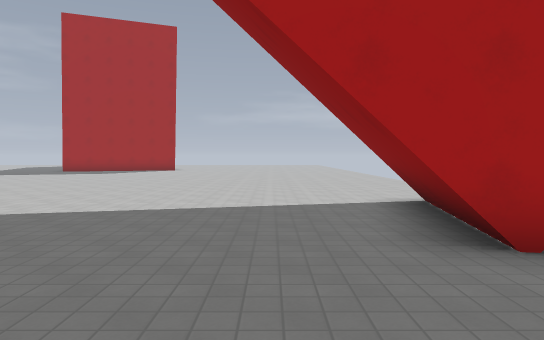
[1] (above)

24 first-person views from a walk through a level from a Godot 3-D game. The camera is 1.5 m above the floor, tilts 2° down and sees 70° across. The floor is counted in squares, 1.8 m on a side. Each view is taken from the middle of a square. On the plan, view 1 faces up. The plan holds only what a view shows up to about 12 squares ahead; the rest is blank. The place goes on beyond the plan. Surface patterns are stand-ins for the level's own textures.

[2]
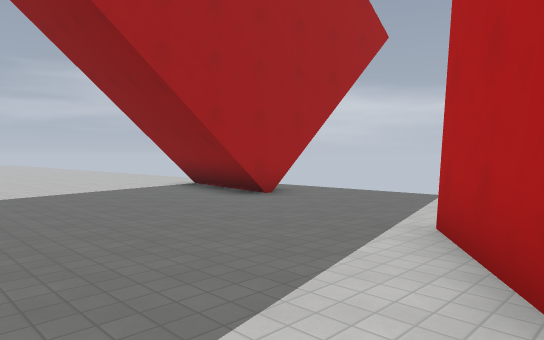

[3]
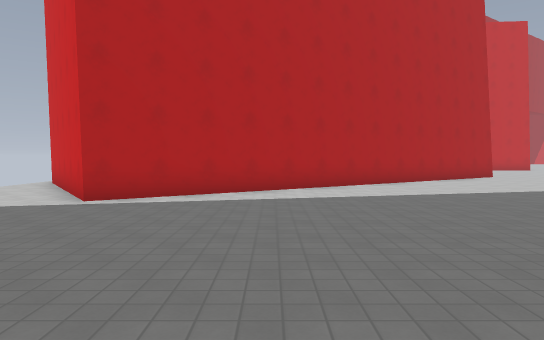

[4]
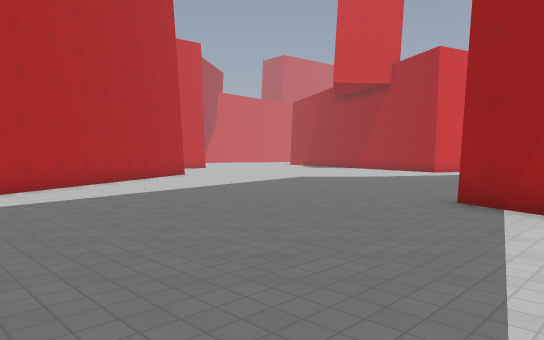

[5]
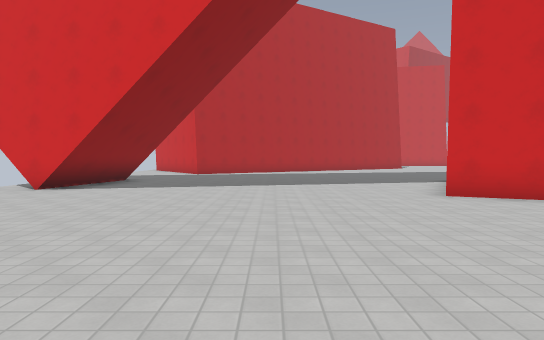

[6]
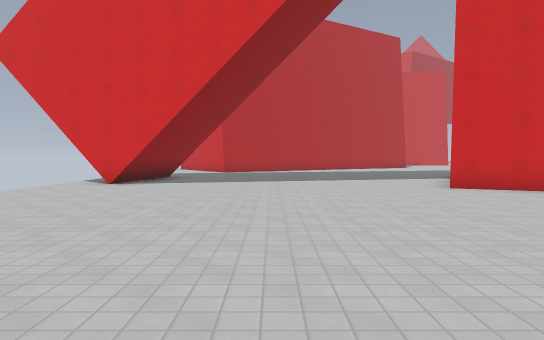

[7]
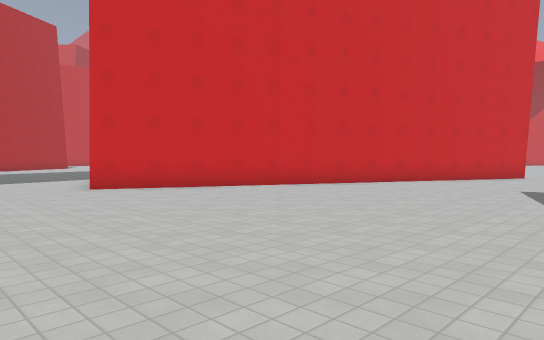

[8]
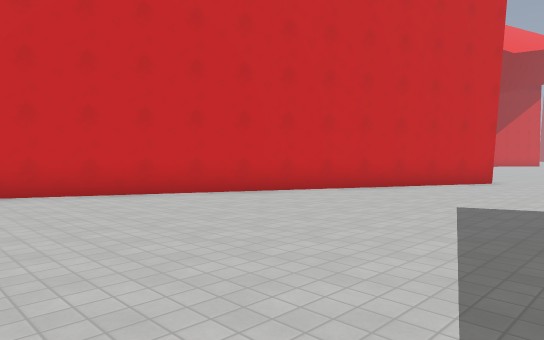

[9]
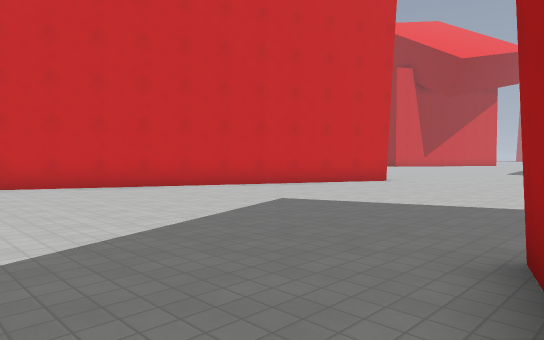

[10]
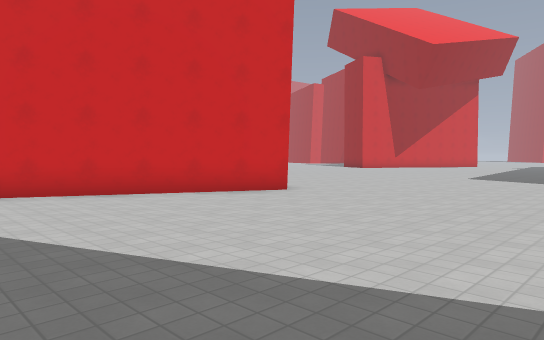

[11]
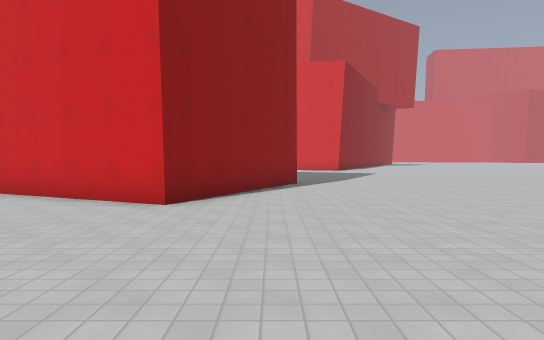

[12]
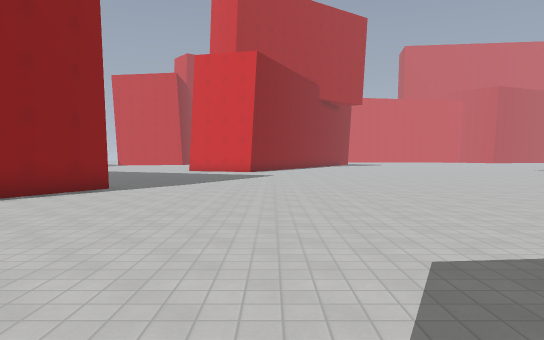

[13]
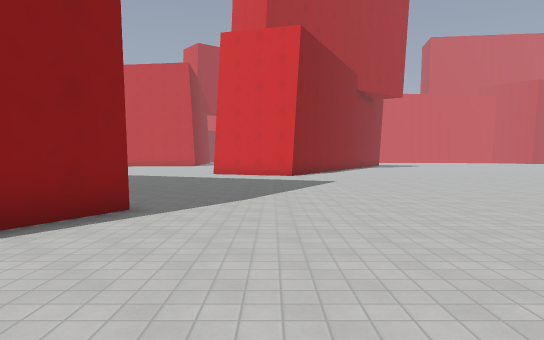

[14]
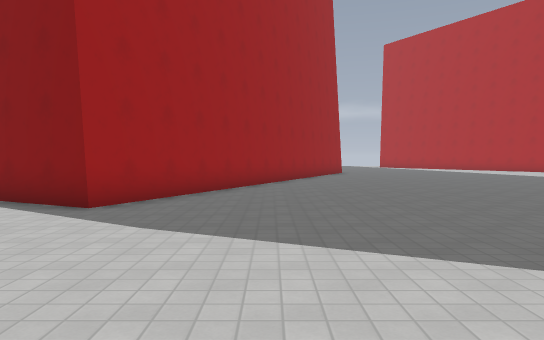

[15]
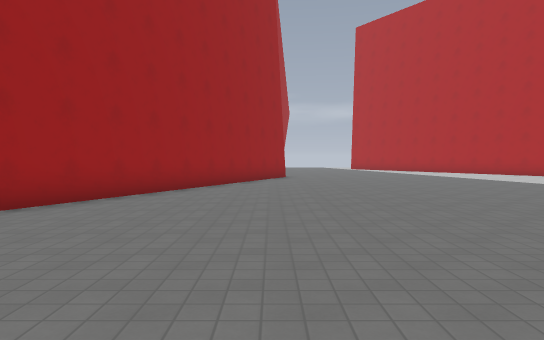

[16]
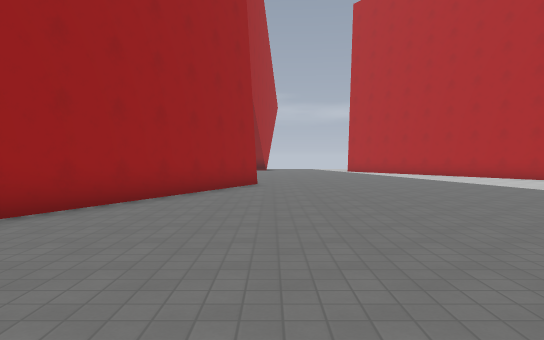

[17]
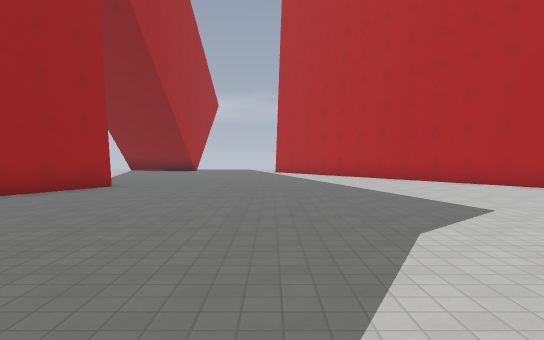

[18]
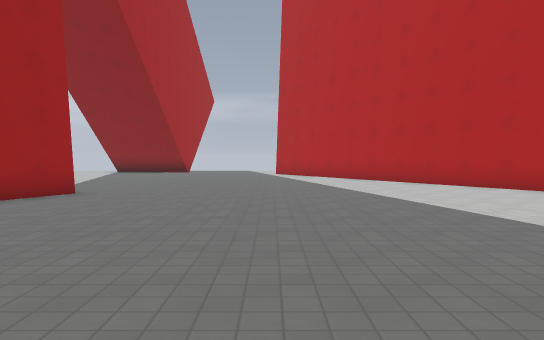

[19]
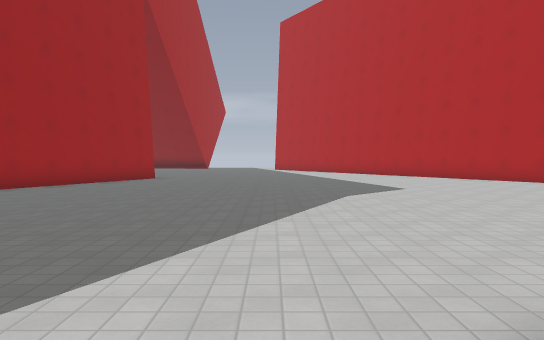

[20]
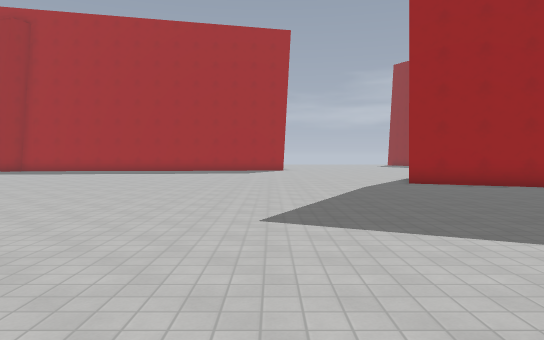

[21]
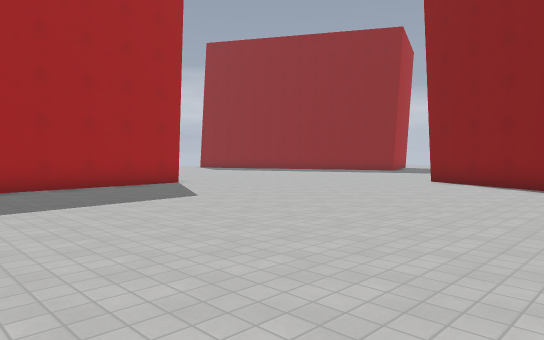

[22]
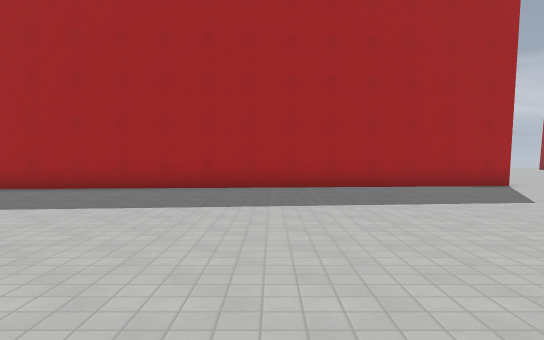

[23]
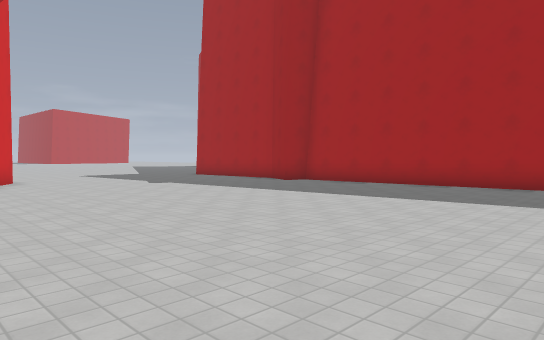

[24]
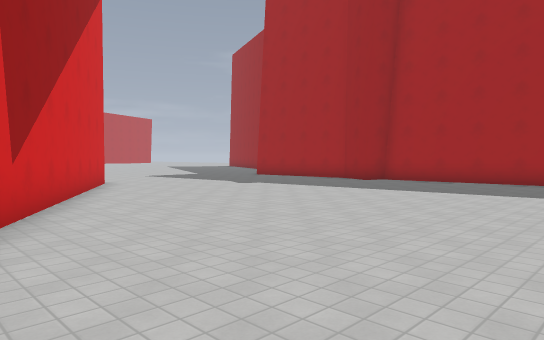

### Floor plan
Points are (right, up) in squares from view 1. A wall is a line through its corners. A room is listed if a view was taken in it or the views show most of it. See-through windows are left out.
Room 1 (views 1, 2, 3, 4, 5, 6, 7, 8, 9, 10, 11, 12, 13, 14, 15, 16, 17, 18, 19, 20, 21, 22, 23, 24)
walls: (-8.6, 4.9) (-9.3, 3.5) (-22.8, 10) (-20.2, 15.4) (-6.6, 8.9); (-26.3, 20.9) (-40, 19.9); (-10.6, 21.6) (-11.5, 21.2); (-8.8, -7.6) (0.5, -1.2) (3.8, -6); (1.8, 7.5) (3.8, 7.1); (3.3, 3.2) (1.2, 3.5); (-44.5, 10.9) (-39.4, 7.9)
ways out: gap at (4, -6); gap at (4, 7)

Positions as (right, up) in squares from view 1, and headings:
1: (0, 0), facing up
2: (-4, -3), facing up-right
3: (-3, 6), facing down
4: (-2, 6), facing down-left
5: (-3, 17), facing down
6: (-2, 19), facing down
7: (-3, 19), facing down-left
8: (-7, 19), facing down-left
9: (-8, 22), facing down-left
10: (-13, 22), facing down-left
11: (-22, 22), facing down
12: (-27, 20), facing down
13: (-25, 16), facing down
14: (-29, 7), facing right
15: (-25, 4), facing right
16: (-21, 3), facing right
17: (-20, -1), facing right
18: (-18, -1), facing right
19: (-24, -1), facing right
20: (-27, -2), facing up
21: (-33, 10), facing up-right
22: (-33, 10), facing up
23: (-32, 9), facing up-left
24: (-34, 7), facing up-left
